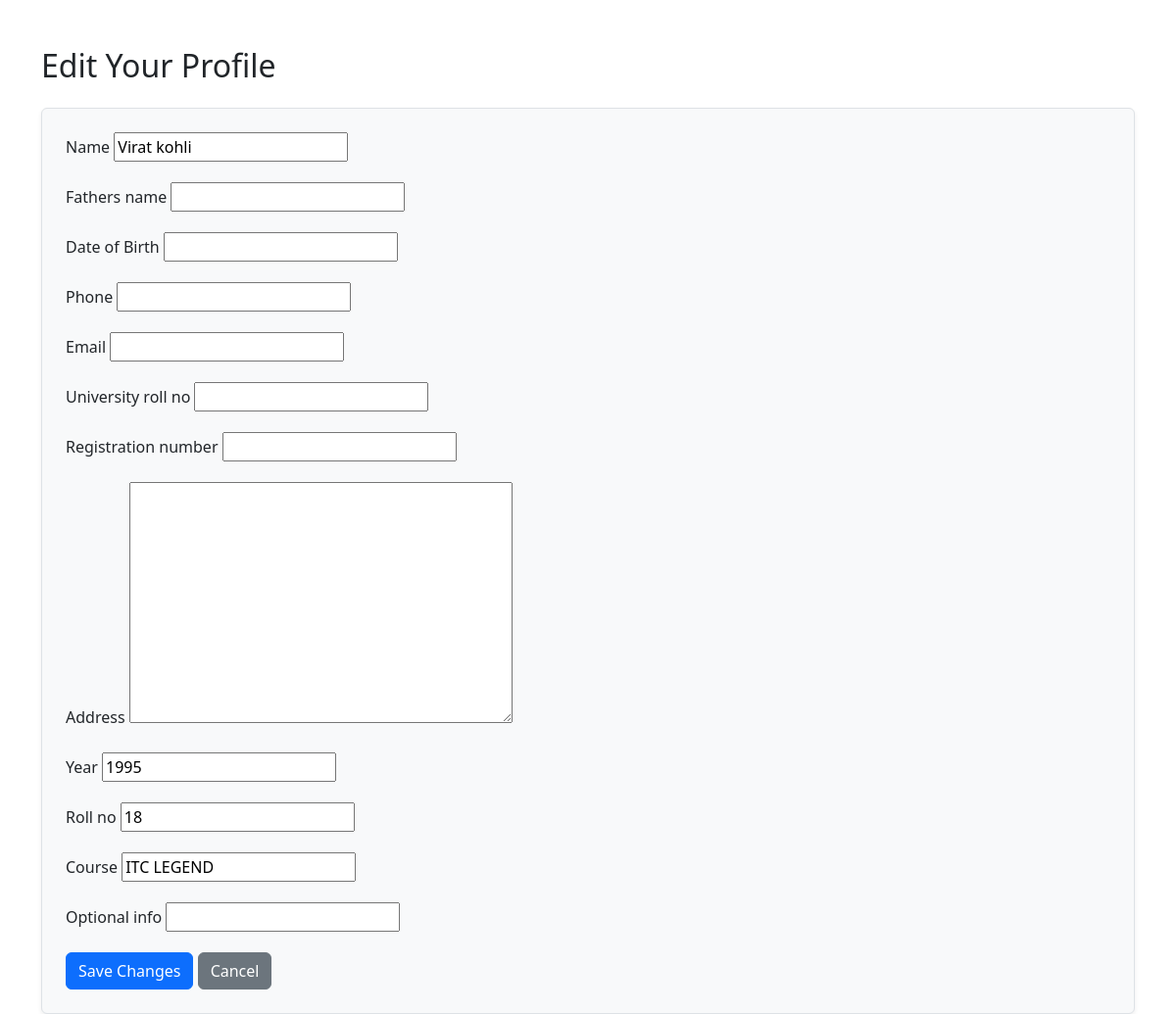
Page /students/edit-profile/ (signed in) on the committed database.
### students/models.py (models this page shows, shortened)
class Student(models.Model):
    user = models.OneToOneField(User, on_delete=models.CASCADE, null=True, blank=True)
    name = models.CharField(max_length=100)
    fathers_name = models.CharField(max_length=100, blank=True, null=True)
    dob = models.DateField("Date of Birth", blank=True, null=True)
    phone = models.CharField(max_length=15, blank=True, null=True)
    email = models.EmailField(blank=True, null=True)
    university_roll_no = models.CharField(max_length=50, blank=True, null=True)
    registration_number = models.CharField(max_length=50, blank=True, null=True)
    address = models.TextField(blank=True, null=True)
    image = models.ImageField(upload_to='student_images/', blank=True, null=True)
    year = models.IntegerField(blank=True, null=True)
    roll_no = models.CharField(max_length=20, blank=True, null=True)
    course = models.CharField(max_length=100, blank=True, null=True)
    optional_info = models.CharField(max_length=255, blank=True, null=True)

### students/views.py (the view)
# urls.py: path('edit-profile/', views.edit_profile, name='edit_profile'),
@login_required
def edit_profile(request):
    try:
        student = Student.objects.get(user=request.user)
    except Student.DoesNotExist:
        return redirect('register_student')
    if request.method == 'POST':
        form = StudentEditForm(request.POST, instance=student)
        if form.is_valid():
            form.save()
            return redirect('my_profile')
    else:
        form = StudentEditForm(instance=student)
    return render(request, 'students/edit_profile.html', {'form': form})

### students/forms.py
class StudentEditForm(forms.ModelForm):
    class Meta:
        model = Student
        fields = [
            'name', 'fathers_name', 'dob', 'phone', 'email',
            'university_roll_no', 'registration_number', 'address',
            'year', 'roll_no', 'course', 'optional_info'
        ]

### students/templates/students/edit_profile.html (shortened to what this page needs)
<!DOCTYPE html>
<html>
<head>
    <link href="https://cdn.jsdelivr.net/npm/bootstrap@5.3.0/dist/css/bootstrap.min.css" rel="stylesheet">
</head>
<body>
<div class="container mt-5">
    <h2 class="mb-4">Edit Your Profile</h2>
    <form method="POST" class="border p-4 rounded bg-light shadow-sm">
        {% for field in form %}
            <div class="mb-3">
                <label class="form-label">{{ field.label }}</label>
                {{ field }}
            </div>
        {% endfor %}
        <button type="submit" class="btn btn-primary">Save Changes</button>
        <a href="{% url 'my_profile' %}" class="btn btn-secondary">Cancel</a>
    </form>
</div>
</body>
</html>

### rows in the picture
Student: form "Virat kohli" "1995" "18" "ITC LEGEND"

### other values in the picture
{{ field.label }} "Name" "Fathers name" "Date of Birth" "Phone" "Email" "University roll no" "Registration number" "Address" "Year" "Roll no" "Course" "Optional info"
